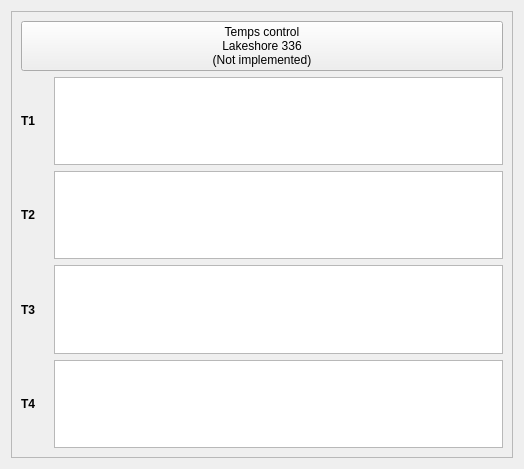
<?xml version="1.0" encoding="UTF-8"?>
<ui version="4.0">
 <class>Form</class>
 <widget class="QWidget" name="Form">
  <property name="geometry">
   <rect>
    <x>0</x>
    <y>0</y>
    <width>524</width>
    <height>469</height>
   </rect>
  </property>
  <property name="sizePolicy">
   <sizepolicy hsizetype="Expanding" vsizetype="Expanding">
    <horstretch>0</horstretch>
    <verstretch>0</verstretch>
   </sizepolicy>
  </property>
  <property name="windowTitle">
   <string>Form</string>
  </property>
  <layout class="QVBoxLayout" name="verticalLayout_2">
   <item>
    <widget class="QFrame" name="frame">
     <property name="frameShape">
      <enum>QFrame::StyledPanel</enum>
     </property>
     <property name="frameShadow">
      <enum>QFrame::Raised</enum>
     </property>
     <layout class="QVBoxLayout" name="verticalLayout">
      <item>
       <widget class="PyDMShellCommand" name="PyDMShellCommand">
        <property name="toolTip">
         <string/>
        </property>
        <property name="text">
         <string>Temps control
Lakeshore 336
(Not implemented)</string>
        </property>
        <property name="environmentVariables" stdset="0">
         <string/>
        </property>
        <property name="showIcon" stdset="0">
         <bool>false</bool>
        </property>
        <property name="redirectCommandOutput" stdset="0">
         <bool>false</bool>
        </property>
        <property name="allowMultipleExecutions" stdset="0">
         <bool>false</bool>
        </property>
        <property name="titles" stdset="0">
         <stringlist/>
        </property>
        <property name="commands" stdset="0">
         <stringlist>
          <string>motor-expert-screen XPP:USR:MMS:17</string>
         </stringlist>
        </property>
        <property name="passwordProtected" stdset="0">
         <bool>false</bool>
        </property>
        <property name="password" stdset="0">
         <string/>
        </property>
        <property name="protectedPassword" stdset="0">
         <string/>
        </property>
       </widget>
      </item>
      <item>
       <layout class="QGridLayout" name="gridLayout">
        <item row="0" column="0">
         <widget class="QLabel" name="label_2">
          <property name="font">
           <font>
            <weight>75</weight>
            <bold>true</bold>
           </font>
          </property>
          <property name="text">
           <string>T1</string>
          </property>
         </widget>
        </item>
        <item row="2" column="0">
         <widget class="QLabel" name="label_5">
          <property name="font">
           <font>
            <weight>75</weight>
            <bold>true</bold>
           </font>
          </property>
          <property name="text">
           <string>T3</string>
          </property>
         </widget>
        </item>
        <item row="3" column="0">
         <widget class="QLabel" name="label_6">
          <property name="font">
           <font>
            <weight>75</weight>
            <bold>true</bold>
           </font>
          </property>
          <property name="text">
           <string>T4</string>
          </property>
         </widget>
        </item>
        <item row="2" column="1">
         <widget class="PyDMLabel" name="PyDMLabel_3">
          <property name="maximumSize">
           <size>
            <width>75</width>
            <height>16777215</height>
           </size>
          </property>
          <property name="toolTip">
           <string/>
          </property>
          <property name="precision" stdset="0">
           <number>0</number>
          </property>
          <property name="showUnits" stdset="0">
           <bool>false</bool>
          </property>
          <property name="precisionFromPV" stdset="0">
           <bool>true</bool>
          </property>
          <property name="alarmSensitiveContent" stdset="0">
           <bool>false</bool>
          </property>
          <property name="alarmSensitiveBorder" stdset="0">
           <bool>true</bool>
          </property>
          <property name="PyDMToolTip" stdset="0">
           <string/>
          </property>
          <property name="channel" stdset="0">
           <string>ca://${CTRL}:GET_TEMP_C</string>
          </property>
         </widget>
        </item>
        <item row="0" column="1">
         <widget class="PyDMLabel" name="PyDMLabel">
          <property name="maximumSize">
           <size>
            <width>75</width>
            <height>16777215</height>
           </size>
          </property>
          <property name="toolTip">
           <string/>
          </property>
          <property name="precision" stdset="0">
           <number>0</number>
          </property>
          <property name="showUnits" stdset="0">
           <bool>false</bool>
          </property>
          <property name="precisionFromPV" stdset="0">
           <bool>true</bool>
          </property>
          <property name="alarmSensitiveContent" stdset="0">
           <bool>false</bool>
          </property>
          <property name="alarmSensitiveBorder" stdset="0">
           <bool>true</bool>
          </property>
          <property name="PyDMToolTip" stdset="0">
           <string/>
          </property>
          <property name="channel" stdset="0">
           <string>ca://${CTRL}:GET_TEMP_A</string>
          </property>
         </widget>
        </item>
        <item row="1" column="0">
         <widget class="QLabel" name="label_3">
          <property name="font">
           <font>
            <weight>75</weight>
            <bold>true</bold>
           </font>
          </property>
          <property name="text">
           <string>T2</string>
          </property>
         </widget>
        </item>
        <item row="1" column="1">
         <widget class="PyDMLabel" name="PyDMLabel_2">
          <property name="maximumSize">
           <size>
            <width>75</width>
            <height>16777215</height>
           </size>
          </property>
          <property name="toolTip">
           <string/>
          </property>
          <property name="precision" stdset="0">
           <number>0</number>
          </property>
          <property name="showUnits" stdset="0">
           <bool>false</bool>
          </property>
          <property name="precisionFromPV" stdset="0">
           <bool>true</bool>
          </property>
          <property name="alarmSensitiveContent" stdset="0">
           <bool>false</bool>
          </property>
          <property name="alarmSensitiveBorder" stdset="0">
           <bool>true</bool>
          </property>
          <property name="PyDMToolTip" stdset="0">
           <string/>
          </property>
          <property name="channel" stdset="0">
           <string>ca://${CTRL}:GET_TEMP_B</string>
          </property>
         </widget>
        </item>
        <item row="3" column="1">
         <widget class="PyDMLabel" name="PyDMLabel_4">
          <property name="maximumSize">
           <size>
            <width>75</width>
            <height>16777215</height>
           </size>
          </property>
          <property name="toolTip">
           <string/>
          </property>
          <property name="precision" stdset="0">
           <number>0</number>
          </property>
          <property name="showUnits" stdset="0">
           <bool>false</bool>
          </property>
          <property name="precisionFromPV" stdset="0">
           <bool>true</bool>
          </property>
          <property name="alarmSensitiveContent" stdset="0">
           <bool>false</bool>
          </property>
          <property name="alarmSensitiveBorder" stdset="0">
           <bool>true</bool>
          </property>
          <property name="PyDMToolTip" stdset="0">
           <string/>
          </property>
          <property name="channel" stdset="0">
           <string>ca://${CTRL}:GET_TEMP_D</string>
          </property>
         </widget>
        </item>
        <item row="0" column="2">
         <widget class="PyDMTimePlot" name="PyDMTimePlot">
          <property name="toolTip">
           <string/>
          </property>
          <property name="showXGrid">
           <bool>false</bool>
          </property>
          <property name="showYGrid">
           <bool>false</bool>
          </property>
          <property name="yAxes">
           <stringlist>
            <string>{&quot;name&quot;: &quot;Axis 1&quot;, &quot;orientation&quot;: &quot;left&quot;, &quot;label&quot;: null, &quot;minRange&quot;: -1.0, &quot;maxRange&quot;: 1.0, &quot;autoRange&quot;: true, &quot;logMode&quot;: false}</string>
           </stringlist>
          </property>
          <property name="mouseEnabledX" stdset="0">
           <bool>false</bool>
          </property>
          <property name="mouseEnabledY" stdset="0">
           <bool>false</bool>
          </property>
          <property name="curves">
           <stringlist>
            <string>{&quot;channel&quot;: &quot;ca://${CTRL}:GET_TEMP_A&quot;, &quot;plot_style&quot;: null, &quot;name&quot;: &quot;TEMP_A&quot;, &quot;color&quot;: &quot;white&quot;, &quot;lineStyle&quot;: 1, &quot;lineWidth&quot;: 1, &quot;symbol&quot;: null, &quot;symbolSize&quot;: 10, &quot;yAxisName&quot;: &quot;Axis 1&quot;, &quot;barWidth&quot;: null, &quot;upperThreshold&quot;: null, &quot;lowerThreshold&quot;: null, &quot;thresholdColor&quot;: &quot;white&quot;}</string>
           </stringlist>
          </property>
          <property name="bufferSize">
           <number>600</number>
          </property>
          <property name="updateMode" stdset="0">
           <enum>PyDMTimePlot::AtFixedRate</enum>
          </property>
          <property name="timeSpan">
           <double>600.000000000000000</double>
          </property>
          <property name="updateInterval">
           <double>1.000000000000000</double>
          </property>
         </widget>
        </item>
        <item row="1" column="2">
         <widget class="PyDMTimePlot" name="PyDMTimePlot_2">
          <property name="toolTip">
           <string/>
          </property>
          <property name="yAxes">
           <stringlist>
            <string>{&quot;name&quot;: &quot;Axis 1&quot;, &quot;orientation&quot;: &quot;left&quot;, &quot;label&quot;: null, &quot;minRange&quot;: -1.0, &quot;maxRange&quot;: 1.0, &quot;autoRange&quot;: true, &quot;logMode&quot;: false}</string>
           </stringlist>
          </property>
          <property name="mouseEnabledY" stdset="0">
           <bool>false</bool>
          </property>
          <property name="curves">
           <stringlist>
            <string>{&quot;channel&quot;: &quot;ca://${CTRL}:GET_TEMP_B&quot;, &quot;plot_style&quot;: null, &quot;name&quot;: &quot;TEMP_B&quot;, &quot;color&quot;: &quot;#55aa00&quot;, &quot;lineStyle&quot;: 1, &quot;lineWidth&quot;: 1, &quot;symbol&quot;: null, &quot;symbolSize&quot;: 10, &quot;yAxisName&quot;: &quot;Axis 1&quot;, &quot;barWidth&quot;: null, &quot;upperThreshold&quot;: null, &quot;lowerThreshold&quot;: null, &quot;thresholdColor&quot;: &quot;white&quot;}</string>
           </stringlist>
          </property>
          <property name="bufferSize">
           <number>600</number>
          </property>
          <property name="updateMode" stdset="0">
           <enum>PyDMTimePlot::AtFixedRate</enum>
          </property>
          <property name="timeSpan">
           <double>600.000000000000000</double>
          </property>
         </widget>
        </item>
        <item row="2" column="2">
         <widget class="PyDMTimePlot" name="PyDMTimePlot_3">
          <property name="toolTip">
           <string/>
          </property>
          <property name="yAxes">
           <stringlist>
            <string>{&quot;name&quot;: &quot;Axis 1&quot;, &quot;orientation&quot;: &quot;left&quot;, &quot;label&quot;: null, &quot;minRange&quot;: -1.0, &quot;maxRange&quot;: 1.0, &quot;autoRange&quot;: true, &quot;logMode&quot;: false}</string>
           </stringlist>
          </property>
          <property name="mouseEnabledY" stdset="0">
           <bool>false</bool>
          </property>
          <property name="curves">
           <stringlist>
            <string>{&quot;channel&quot;: &quot;ca://${CTRL}:GET_TEMP_C&quot;, &quot;plot_style&quot;: null, &quot;name&quot;: &quot;TEMP_C&quot;, &quot;color&quot;: &quot;#00aaff&quot;, &quot;lineStyle&quot;: 1, &quot;lineWidth&quot;: 1, &quot;symbol&quot;: null, &quot;symbolSize&quot;: 10, &quot;yAxisName&quot;: &quot;Axis 1&quot;, &quot;barWidth&quot;: null, &quot;upperThreshold&quot;: null, &quot;lowerThreshold&quot;: null, &quot;thresholdColor&quot;: &quot;white&quot;}</string>
           </stringlist>
          </property>
          <property name="bufferSize">
           <number>600</number>
          </property>
          <property name="updateMode" stdset="0">
           <enum>PyDMTimePlot::AtFixedRate</enum>
          </property>
          <property name="timeSpan">
           <double>600.000000000000000</double>
          </property>
         </widget>
        </item>
        <item row="3" column="2">
         <widget class="PyDMTimePlot" name="PyDMTimePlot_4">
          <property name="toolTip">
           <string/>
          </property>
          <property name="yAxes">
           <stringlist>
            <string>{&quot;name&quot;: &quot;Axis 1&quot;, &quot;orientation&quot;: &quot;left&quot;, &quot;label&quot;: null, &quot;minRange&quot;: -1.0, &quot;maxRange&quot;: 1.0, &quot;autoRange&quot;: true, &quot;logMode&quot;: false}</string>
           </stringlist>
          </property>
          <property name="mouseEnabledY" stdset="0">
           <bool>false</bool>
          </property>
          <property name="curves">
           <stringlist>
            <string>{&quot;channel&quot;: &quot;ca://${CTRL}:GET_TEMP_D&quot;, &quot;plot_style&quot;: null, &quot;name&quot;: &quot;TEMP_D&quot;, &quot;color&quot;: &quot;#ff9daf&quot;, &quot;lineStyle&quot;: 1, &quot;lineWidth&quot;: 1, &quot;symbol&quot;: null, &quot;symbolSize&quot;: 10, &quot;yAxisName&quot;: &quot;Axis 1&quot;, &quot;barWidth&quot;: null, &quot;upperThreshold&quot;: null, &quot;lowerThreshold&quot;: null, &quot;thresholdColor&quot;: &quot;white&quot;}</string>
           </stringlist>
          </property>
          <property name="bufferSize">
           <number>600</number>
          </property>
          <property name="updateMode" stdset="0">
           <enum>PyDMTimePlot::AtFixedRate</enum>
          </property>
          <property name="timeSpan">
           <double>600.000000000000000</double>
          </property>
         </widget>
        </item>
       </layout>
      </item>
     </layout>
    </widget>
   </item>
  </layout>
 </widget>
 <customwidgets>
  <customwidget>
   <class>PyDMLabel</class>
   <extends>QLabel</extends>
   <header>pydm.widgets.label</header>
  </customwidget>
  <customwidget>
   <class>PyDMTimePlot</class>
   <extends>QGraphicsView</extends>
   <header>pydm.widgets.timeplot</header>
  </customwidget>
  <customwidget>
   <class>PyDMShellCommand</class>
   <extends>QPushButton</extends>
   <header>pydm.widgets.shell_command</header>
  </customwidget>
 </customwidgets>
 <resources/>
 <connections/>
</ui>
